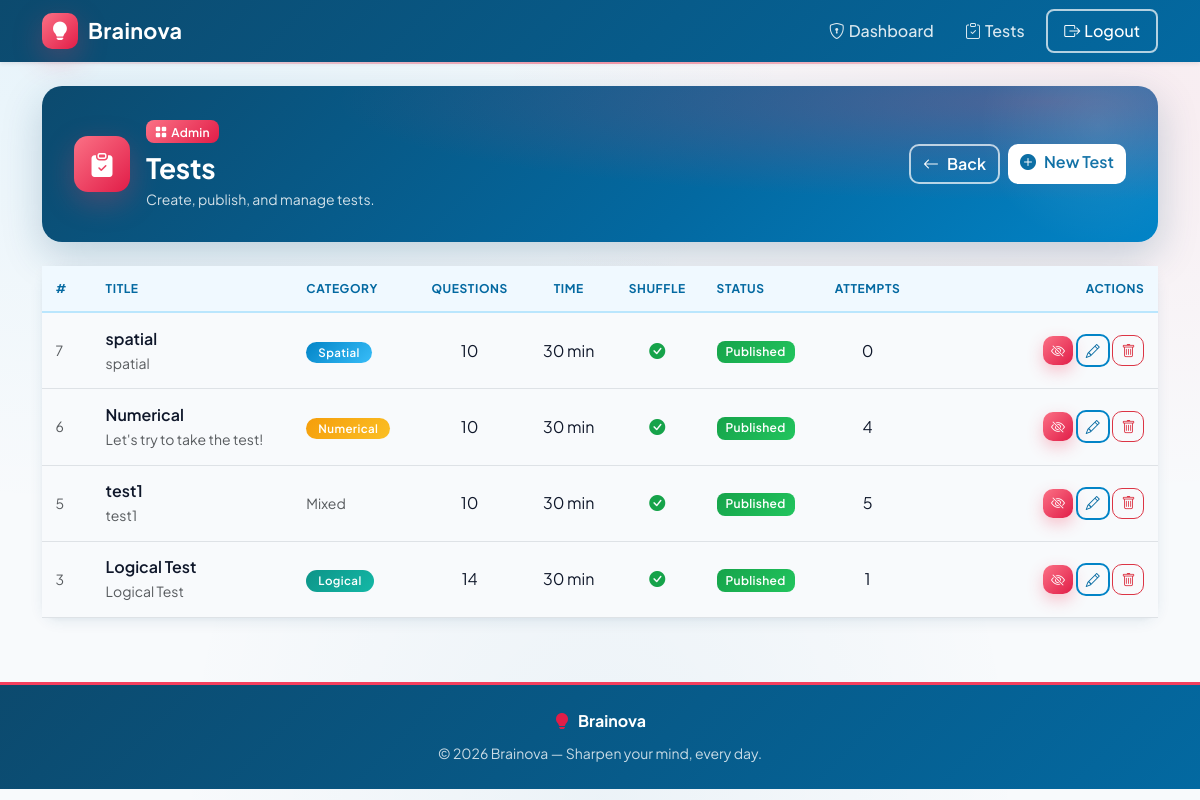
/admin/tests (signed in), run on an earlier commit of the app's database.
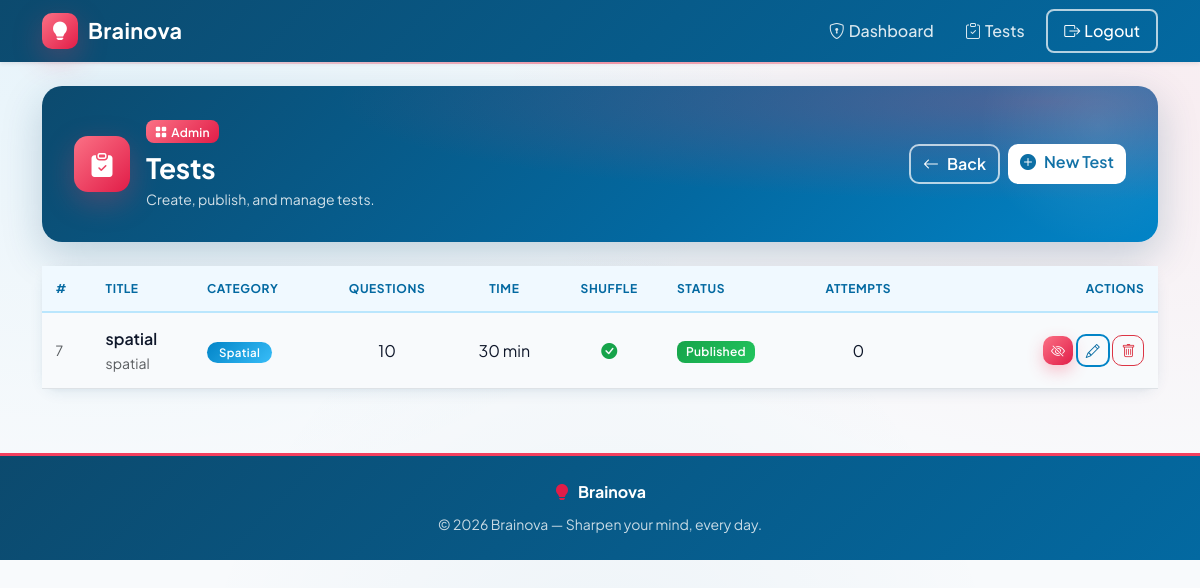
And on a later commit of the database.
### tables this page shows
CREATE TABLE tests (
    id INTEGER PRIMARY KEY AUTOINCREMENT,
    title TEXT NOT NULL,
    description TEXT,
    time_limit INTEGER NOT NULL,            -- minutes
    num_questions INTEGER NOT NULL,
    category TEXT,                          -- NULL = mixed pool
    shuffle INTEGER NOT NULL DEFAULT 1,     -- 0/1 bool
    status TEXT NOT NULL DEFAULT 'draft'
        CHECK(status IN ('draft', 'published', 'unpublished')),
    created_by INTEGER NOT NULL,
    created_at TIMESTAMP DEFAULT CURRENT_TIMESTAMP,
    updated_at TIMESTAMP DEFAULT CURRENT_TIMESTAMP,
    published_at TIMESTAMP,
    FOREIGN KEY (created_by) REFERENCES users(id)
);

### routes/admin.py (the view)
@admin_bp.route('/tests')
@admin_required
def tests():
    db = get_db()
    rows = db.execute(
        '''SELECT t.*, u.username AS created_by_name,
                  (SELECT COUNT(*) FROM test_results tr WHERE tr.test_id = t.id) AS attempts
           FROM tests t
           JOIN users u ON t.created_by = u.id
           ORDER BY t.created_at DESC'''
    ).fetchall()
    db.close()
    return render_template('admin/tests.html', tests=rows)

### app.py (called while the page is built)
@app.context_processor
def inject_notification_count():
    if 'user_id' in session and not session.get('is_admin'):
        return {'unread_notifications': unread_count(session['user_id'])}
    return {'unread_notifications': 0}

### database.py (called while the page is built)
def get_db():
    conn = sqlite3.connect(DATABASE)
    conn.row_factory = sqlite3.Row
    conn.execute("PRAGMA foreign_keys = ON")
    return conn

### routes/admin.py (called while the page is built)
def admin_required(f):
    @wraps(f)
    def decorated(*args, **kwargs):
        if 'user_id' not in session:
            flash('Please log in.', 'warning')
            return redirect(url_for('auth.login'))
        if not session.get('is_admin'):
            flash('Admin access required.', 'danger')
            return redirect(url_for('index'))
        return f(*args, **kwargs)
    return decorated

### templates/admin/tests.html (shortened to what the changed rows need)
{% extends "base.html" %}
{% block content %}
<div class="card border-0 shadow-sm">
  <div class="card-body p-0">
    {% if tests %}
      <div class="table-responsive">
        <table class="table table-hover align-middle mb-0">
          <thead class="table-light">
            <tr>
              <th style="width:50px">#</th>
              <th>Title</th>
              <th>Category</th>
              <th class="text-center">Questions</th>
              <th class="text-center">Time</th>
              <th class="text-center">Shuffle</th>
              <th>Status</th>
              <th class="text-center">Attempts</th>
              <th class="text-end" style="width:240px">Actions</th>
            </tr>
          </thead>
          <tbody>
            {% for t in tests %}
            <tr>
              <td class="text-muted small">{{ t['id'] }}</td>
              <td>
                <span class="fw-semibold d-block">{{ t['title'] }}</span>
                {% if t['description'] %}
                <small class="text-muted">{{ t['description'][:80] }}{% if t['description']|length > 80 %}…{% endif %}</small>
                {% endif %}
              </td>
              <td>
                {% if t['category'] %}
                  <span class="badge cat-badge-{{ t['category'] }}">{{ t['category']|capitalize }}</span>
                {% else %}
                  <span class="text-muted small">Mixed</span>
                {% endif %}
              </td>
              <td class="text-center">{{ t['num_questions'] }}</td>
              <td class="text-center">{{ t['time_limit'] }} min</td>
              <td class="text-center">
                {% if t['shuffle'] %}<i class="bi bi-check-circle-fill text-success"></i>
                {% else %}<i class="bi bi-dash-circle text-muted"></i>{% endif %}
              </td>
              <td>
                {% if t['status'] == 'published' %}
                  <span class="badge bg-success">Published</span>
                {% elif t['status'] == 'draft' %}
                  <span class="badge bg-secondary">Draft</span>
                {% else %}
                  <span class="badge bg-warning text-dark">Unpublished</span>
                {% endif %}
              </td>
              <td class="text-center">{{ t['attempts'] }}</td>
              <td class="text-end">
                {% if t['status'] != 'published' %}
                <form method="POST" action="{{ url_for('admin.publish_test', test_id=t['id']) }}" class="d-inline">
                  <button type="submit" class="btn btn-sm btn-success" title="Publish">
                    <i class="bi bi-send"></i>
                  </button>
                </form>
                {% else %}
                <form method="POST" action="{{ url_for('admin.unpublish_test', test_id=t['id']) }}" class="d-inline">
                  <button type="submit" class="btn btn-sm btn-warning" title="Unpublish">
                    <i class="bi bi-eye-slash"></i>
                  </button>
                </form>
                {% endif %}
                <a href="{{ url_for('admin.edit_test', test_id=t['id']) }}"
                   class="btn btn-sm btn-outline-primary"><i class="bi bi-pencil"></i></a>
                <form method="POST" action="{{ url_for('admin.delete_test', test_id=t['id']) }}"
                      class="d-inline"
                      onsubmit="return confirm('Delete this test? Existing results will be kept but detached.');">
                  <button type="submit" class="btn btn-sm btn-outline-danger">
                    <i class="bi bi-trash"></i>
                  </button>
                </form>
              </td>
            </tr>
            {% endfor %}
          </tbody>
        </table>
      </div>
    {% else %}
      <div class="text-center py-5 text-muted">
        <i class="bi bi-inbox display-4 d-block mb-3"></i>
        <p>No tests yet. <a href="{{ url_for('admin.new_test') }}">Create the first one.</a></p>
      </div>
    {% endif %}
  </div>
</div>
{% endblock %}

What changed in the data, as far as the page shows it:
removed tests: id "6", title "Numerical", description "Let's try to take the test!", category "Numerical", num_questions "10", time_limit "30", shuffle 1 (drawn), status "Published", attempts "4"
removed tests: id "5", title "test1", description "test1", shows "Mixed", num_questions "10", time_limit "30", shuffle 1 (drawn), status "Published", attempts "5"
removed tests: id "3", title "Logical Test", description "Logical Test", category "Logical", num_questions "14", time_limit "30", shuffle 1 (drawn), status "Published", attempts "1"
